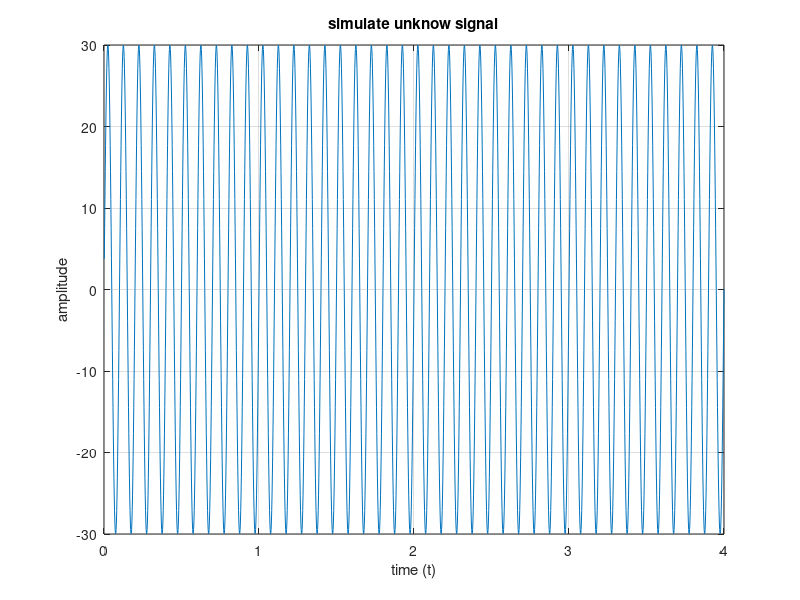

MATLAB code for this plot: (Note: this script raises an error after producing the figure.)
clc, clear, close all
%{
  @System ID Homework9
  @Recuisive least square (RLS)
  @Dimensionss:
    input: m = 2
    output: q = 2
    state: n = 4
    arn : AR model parameters numbers
    parameters A:arn x q
    gain K:arn x 1
    output y:1xq
    error e:1xq
    input x[t]:1 x arn
    P: arn x arn
    sigma: 1x1
%}
% Define dimension
Fs = 500;
Ts = 1/Fs;
m = 1;
q = 1;
AR_PARAMETERS_NUMBERS = 2;  % tune two coefficient;
delta_t = Ts;
lambda = 0.95;
step_times = 1000;
L = 2000;    % Create 2000 terms of markov parameters

% simulation
k_dots = 1:1:L;
sin_freq1 = 10;
sin_A1 = 30;
sin_freq2 = 20;
sin_A2 = 5;
noise = rand(1, L)*0.01;
y_raw = sin_A1*sin(2*pi*sin_freq1*k_dots*Ts);
SNR = 20 * log(mean((y_raw./noise).^2)^0.5)
y_raw = y_raw + noise;
figure();
plot(k_dots*Ts, y_raw);
title('simulate unknow signal')
xlabel('time (t)');
ylabel('amplitude');
grid on;

% step three
% y[t] = ar1 * y[t-1] + ar2 * y[t-2]
Y = y_raw(:, AR_PARAMETERS_NUMBERS+1:end)';
X = zeros([L-AR_PARAMETERS_NUMBERS, AR_PARAMETERS_NUMBERS]);
for i = 1:AR_PARAMETERS_NUMBERS
   X(:, i) = y_raw(:, AR_PARAMETERS_NUMBERS-i+1:L-i)';
end

% update the parameters
A = rand([AR_PARAMETERS_NUMBERS, 1]);    % initial A parameters
error = zeros([L-2*AR_PARAMETERS_NUMBERS, 1]);
i = 1;
for step = AR_PARAMETERS_NUMBERS:L-AR_PARAMETERS_NUMBERS
    x = X(step, :);
    y = Y(step, :);
    P_before = x' * x;
    [A, P_now, K, sigma, e_hat] = ExpWinRLS(x, y, P_before, A, lambda);
    error(i, :) = e_hat;
    i = i + 1;
end

figure();
plot(1:1:L-2*AR_PARAMETERS_NUMBERS+1, error);
title('error')
xlabel('dots');
ylabel('amplitude');
grid on;

predict_numbers = 500;
y_predict = zeros([predict_numbers, 1]);
for j=1:AR_PARAMETERS_NUMBERS
    y_predict(j, :) = Y(j,:);
end
for i= AR_PARAMETERS_NUMBERS+1:predict_numbers
    x_predict = zeros([1, AR_PARAMETERS_NUMBERS]);
    for j= 1:AR_PARAMETERS_NUMBERS
        x_predict(1, j) = y_predict(i-j);
    end
    y_predict(i, :) = x_predict * A;
end
figure();
plot((1:1:predict_numbers)*Ts, y_predict);
title('simulate model estimate signal')
xlabel('time (t)');
ylabel('amplitude');
grid on;

A

% ar1 = 2cos(2*w*delta_t)
freq_id = acos(A(1)/2) / (delta_t*2*pi)


% state space Ad
Ad = [1 0;A']
eigvalue = eig(Ad)



